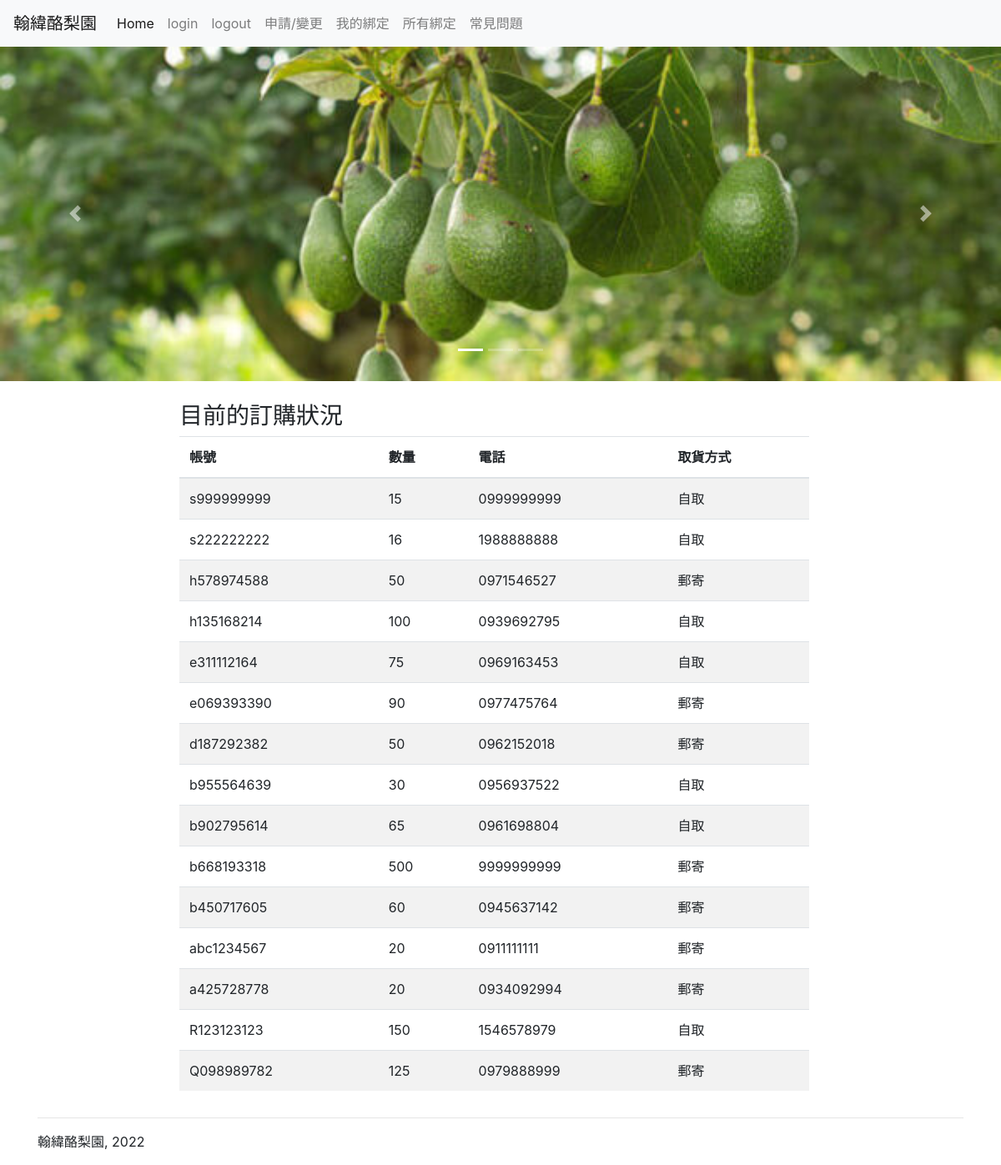
/apply/showall/, run on the app's committed database.
### apply/models.py (models this page shows, shortened)
class Person(models.Model):
    VOUCHER_CHOICES = [
        ('PE', '自取'),
        ('SE', '郵寄'),
    ]
    acc = models.CharField(max_length=10, blank=False,default='')
    amount = models.IntegerField( blank=False,default='')
    tel = models.CharField(max_length=10, blank=False,default='')
    take_id = models.CharField(max_length=2, choices = VOUCHER_CHOICES, default='PE')
    address = models.CharField(max_length=25, blank=False,default='')
    account = models.ForeignKey(User, on_delete=models.SET_NULL, null=True, blank=True) # new
    class Meta:
        ordering = ['-acc']

### apply/views.py (the view)
# urls.py: path('showall/', views.show_all_apply, name='showall'),
def show_all_apply(request):
    person_list = Person.objects.all()
    context = {
        'person_list': person_list
    }
    return render(request, "apply/show_all.html", context)

### apply/templates/apply/show_all.html
{% extends "base.html" %}
{% block content %}
<h3>目前的訂購狀況</h3>
    <table class="table table-striped">
        <thead>
            <tr>
                <th>帳號</th>
                <th>數量</th>
                <th>電話</th>
                <th>取貨方式</th>
            </tr>
        </thead>
        <tbody>
            {% for p in person_list %}
            <tr>
                <td>{{ p.acc }}</td>
                <td>{{ p.amount }}</td>
                <td>{{ p.tel }}</td>
                <td>{{ p.get_take_id_display }}</td>
            </tr>
            {% endfor %}
        </tbody>
    </table>
{% endblock %}

### data on the page
Person: acc "s999999999", amount "15", tel "0999999999", take_id "自取"
Person: acc "s222222222", amount "16", tel "1988888888", take_id "自取"
Person: acc "h578974588", amount "50", tel "0971546527", take_id "郵寄"
Person: acc "h135168214", amount "100", tel "0939692795", take_id "自取"
Person: acc "e311112164", amount "75", tel "0969163453", take_id "自取"
Person: acc "e069393390", amount "90", tel "0977475764", take_id "郵寄"
Person: acc "d187292382", amount "50", tel "0962152018", take_id "郵寄"
Person: acc "b955564639", amount "30", tel "0956937522", take_id "自取"
Person: acc "b902795614", amount "65", tel "0961698804", take_id "自取"
Person: acc "b668193318", amount "500", tel "9999999999", take_id "郵寄"
Person: acc "b450717605", amount "60", tel "0945637142", take_id "郵寄"
Person: acc "abc1234567", amount "20", tel "0911111111", take_id "郵寄"
Person: acc "a425728778", amount "20", tel "0934092994", take_id "郵寄"
Person: acc "R123123123", amount "150", tel "1546578979", take_id "自取"
Person: acc "Q098989782", amount "125", tel "0979888999", take_id "郵寄"
